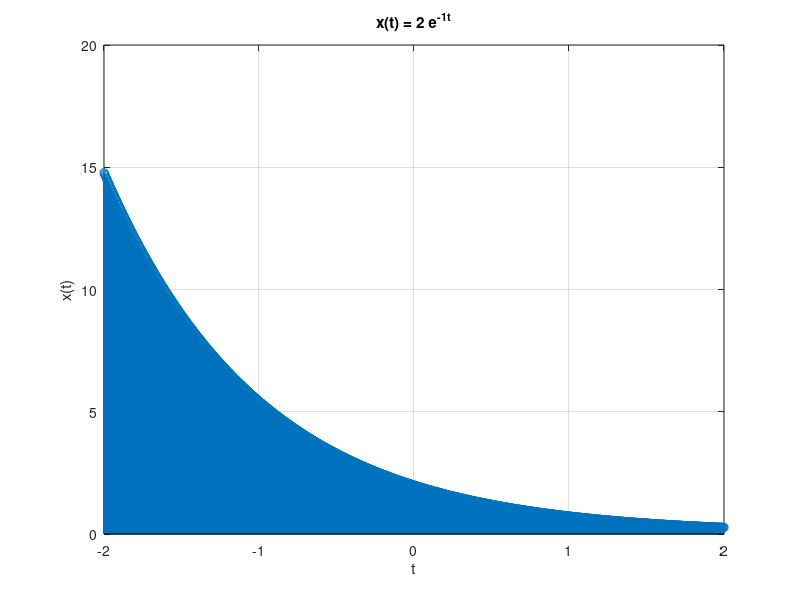

MATLAB code to generate this figure:
% Parameters
C = 2; % Change C to positive or negative values
a = -1; % Change a to positive or negative values
 
% Time vector
t = linspace(-2, 2, 1000); % Adjust time range as needed
 
% Signal
x = C * exp(a * t);
 
% Plot
figure;
stem(t, x, 'LineWidth', 1.5);
title(sprintf('x(t) = %d e^{%dt}', C, a));
xlabel('t');
ylabel('x(t)');
grid on;
